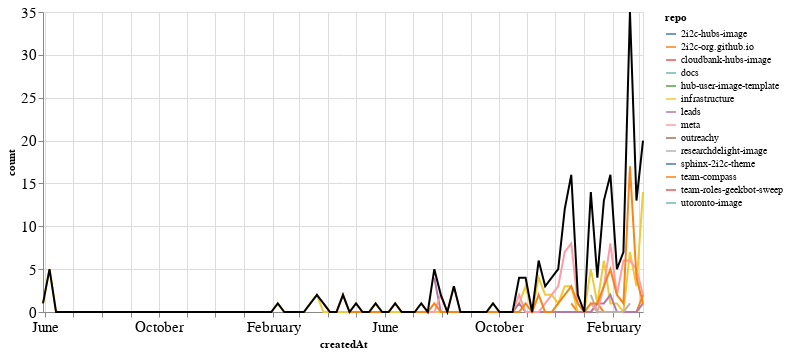

Notebook source saved alongside this figure:
### Markdown cell above
### Comments

### Code cell
comments_time = comments.groupby('repo').resample('W', on='createdAt').count()['author'].reset_index()
comments_time = comments_time.rename(columns={'author': 'count'})
comments_time_total = comments_time.groupby('createdAt').agg({"count": "sum"}).reset_index()
ch1 = alt.Chart(comments_time, width=600).mark_line().encode(
    x='createdAt',
    y='count',
    color='repo',
    tooltip="repo"
)

ch2 = alt.Chart(comments_time_total, width=600).mark_line(color="black").encode(
    x='createdAt',
    y='count',
)

ch1 + ch2

### Figure 1 — Vega-Lite specification as saved in the notebook (floating-point values rounded to 4 significant figures; data arrays with more than 128 entries replaced by an {"elided": "..."} marker saying what was removed)
{"config": {"axisLeft": {"labelFontSize": 15}, "axisBottom": {"labelFontSize": 15}}, "layer": [{"data": {"name": "data-a3305e4ffd64ed8210a30eb7450baf0c"}, "mark": "line", "encoding": {"color": {"field": "repo", "type": "nominal"}, "tooltip": {"field": "repo", "type": "nominal"}, "x": {"field": "createdAt", "type": "temporal"}, "y": {"field": "count", "type": "quantitative"}}, "width": 600}, {"data": {"name": "data-aede900ec1ced1f3e7e9382bcd11e5e7"}, "mark": {"type": "line", "color": "black"}, "encoding": {"x": {"field": "createdAt", "type": "temporal"}, "y": {"field": "count", "type": "quantitative"}}, "width": 600}], "$schema": "https://vega.github.io/schema/vega-lite/v4.17.0.json", "datasets": {"data-a3305e4ffd64ed8210a30eb7450baf0c": {"elided": "238 records"}, "data-aede900ec1ced1f3e7e9382bcd11e5e7": [{"createdAt": "2021-05-30T00:00:00", "count": 1}, {"createdAt": "2021-06-06T00:00:00", "count": 5}, {"createdAt": "2021-06-13T00:00:00", "count": 0}, {"createdAt": "2021-06-20T00:00:00", "count": 0}, {"createdAt": "2021-06-27T00:00:00", "count": 0}, {"createdAt": "2021-07-04T00:00:00", "count": 0}, {"createdAt": "2021-07-11T00:00:00", "count": 0}, {"createdAt": "2021-07-18T00:00:00", "count": 0}, {"createdAt": "2021-07-25T00:00:00", "count": 0}, {"createdAt": "2021-08-01T00:00:00", "count": 0}, {"createdAt": "2021-08-08T00:00:00", "count": 0}, {"createdAt": "2021-08-15T00:00:00", "count": 0}, {"createdAt": "2021-08-22T00:00:00", "count": 0}, {"createdAt": "2021-08-29T00:00:00", "count": 0}, {"createdAt": "2021-09-05T00:00:00", "count": 0}, {"createdAt": "2021-09-12T00:00:00", "count": 0}, {"createdAt": "2021-09-19T00:00:00", "count": 0}, {"createdAt": "2021-09-26T00:00:00", "count": 0}, {"createdAt": "2021-10-03T00:00:00", "count": 0}, {"createdAt": "2021-10-10T00:00:00", "count": 0}, {"createdAt": "2021-10-17T00:00:00", "count": 0}, {"createdAt": "2021-10-24T00:00:00", "count": 0}, {"createdAt": "2021-10-31T00:00:00", "count": 0}, {"createdAt": "2021-11-07T00:00:00", "count": 0}, {"createdAt": "2021-11-14T00:00:00", "count": 0}, {"createdAt": "2021-11-21T00:00:00", "count": 0}, {"createdAt": "2021-11-28T00:00:00", "count": 0}, {"createdAt": "2021-12-05T00:00:00", "count": 0}, {"createdAt": "2021-12-12T00:00:00", "count": 0}, {"createdAt": "2021-12-19T00:00:00", "count": 0}, {"createdAt": "2021-12-26T00:00:00", "count": 0}, {"createdAt": "2022-01-02T00:00:00", "count": 0}, {"createdAt": "2022-01-09T00:00:00", "count": 0}, {"createdAt": "2022-01-16T00:00:00", "count": 0}, {"createdAt": "2022-01-23T00:00:00", "count": 0}, {"createdAt": "2022-01-30T00:00:00", "count": 0}, {"createdAt": "2022-02-06T00:00:00", "count": 1}, {"createdAt": "2022-02-13T00:00:00", "count": 0}, {"createdAt": "2022-02-20T00:00:00", "count": 0}, {"createdAt": "2022-02-27T00:00:00", "count": 0}, {"createdAt": "2022-03-06T00:00:00", "count": 0}, {"createdAt": "2022-03-13T00:00:00", "count": 1}, {"createdAt": "2022-03-20T00:00:00", "count": 2}, {"createdAt": "2022-03-27T00:00:00", "count": 1}, {"createdAt": "2022-04-03T00:00:00", "count": 0}, {"createdAt": "2022-04-10T00:00:00", "count": 0}, {"createdAt": "2022-04-17T00:00:00", "count": 2}, {"createdAt": "2022-04-24T00:00:00", "count": 0}, {"createdAt": "2022-05-01T00:00:00", "count": 1}, {"createdAt": "2022-05-08T00:00:00", "count": 0}, {"createdAt": "2022-05-15T00:00:00", "count": 0}, {"createdAt": "2022-05-22T00:00:00", "count": 1}, {"createdAt": "2022-05-29T00:00:00", "count": 0}, {"createdAt": "2022-06-05T00:00:00", "count": 0}, {"createdAt": "2022-06-12T00:00:00", "count": 1}, {"createdAt": "2022-06-19T00:00:00", "count": 0}, {"createdAt": "2022-06-26T00:00:00", "count": 0}, {"createdAt": "2022-07-03T00:00:00", "count": 0}, {"createdAt": "2022-07-10T00:00:00", "count": 1}, {"createdAt": "2022-07-17T00:00:00", "count": 0}, {"createdAt": "2022-07-24T00:00:00", "count": 5}, {"createdAt": "2022-07-31T00:00:00", "count": 2}, {"createdAt": "2022-08-07T00:00:00", "count": 0}, {"createdAt": "2022-08-14T00:00:00", "count": 3}, {"createdAt": "2022-08-21T00:00:00", "count": 0}, {"createdAt": "2022-08-28T00:00:00", "count": 0}, {"createdAt": "2022-09-04T00:00:00", "count": 0}, {"createdAt": "2022-09-11T00:00:00", "count": 0}, {"createdAt": "2022-09-18T00:00:00", "count": 0}, {"createdAt": "2022-09-25T00:00:00", "count": 1}, {"createdAt": "2022-10-02T00:00:00", "count": 0}, {"createdAt": "2022-10-09T00:00:00", "count": 0}, {"createdAt": "2022-10-16T00:00:00", "count": 0}, {"createdAt": "2022-10-23T00:00:00", "count": 4}, {"createdAt": "2022-10-30T00:00:00", "count": 4}, {"createdAt": "2022-11-06T00:00:00", "count": 0}, {"createdAt": "2022-11-13T00:00:00", "count": 6}, {"createdAt": "2022-11-20T00:00:00", "count": 3}, {"createdAt": "2022-11-27T00:00:00", "count": 4}, {"createdAt": "2022-12-04T00:00:00", "count": 5}, {"createdAt": "2022-12-11T00:00:00", "count": 12}, {"createdAt": "2022-12-18T00:00:00", "count": 16}, {"createdAt": "2022-12-25T00:00:00", "count": 2}, {"createdAt": "2023-01-01T00:00:00", "count": 0}, {"createdAt": "2023-01-08T00:00:00", "count": 14}, {"createdAt": "2023-01-15T00:00:00", "count": 4}, {"createdAt": "2023-01-22T00:00:00", "count": 13}, {"createdAt": "2023-01-29T00:00:00", "count": 16}, {"createdAt": "2023-02-05T00:00:00", "count": 5}, {"createdAt": "2023-02-12T00:00:00", "count": 7}, {"createdAt": "2023-02-19T00:00:00", "count": 35}, {"createdAt": "2023-02-26T00:00:00", "count": 13}, {"createdAt": "2023-03-05T00:00:00", "count": 20}]}}
